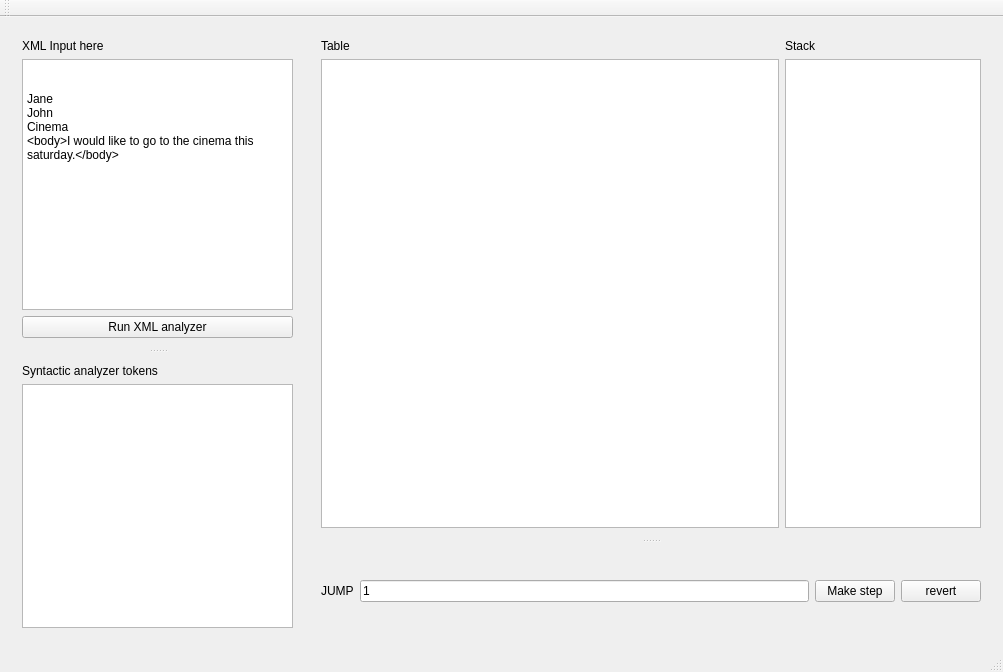
<?xml version="1.0" encoding="UTF-8"?>
<ui version="4.0">
 <class>MainWindow</class>
 <widget class="QMainWindow" name="MainWindow">
  <property name="geometry">
   <rect>
    <x>0</x>
    <y>0</y>
    <width>1003</width>
    <height>672</height>
   </rect>
  </property>
  <property name="windowTitle">
   <string>MainWindow</string>
  </property>
  <widget class="QWidget" name="centralWidget">
   <layout class="QHBoxLayout" name="horizontalLayout_3" stretch="3,7">
    <item>
     <widget class="QSplitter" name="splitter_5">
      <property name="orientation">
       <enum>Qt::Vertical</enum>
      </property>
      <widget class="QWidget" name="layoutWidget">
       <layout class="QVBoxLayout" name="verticalLayout">
        <item>
         <widget class="QLabel" name="label_2">
          <property name="text">
           <string>XML Input here</string>
          </property>
         </widget>
        </item>
        <item>
         <widget class="QPlainTextEdit" name="XML_input_plain_text">
          <property name="plainText">
           <string>&lt;?version=1.3?&gt;
&lt;message&gt;
&lt;from&gt;Jane&lt;/from&gt;
&lt;to&gt;John&lt;/to&gt;
&lt;heading&gt;Cinema&lt;/heading&gt;
&lt;body&gt;I would like to go to the cinema this saturday.&lt;/body&gt;
&lt;/message&gt;</string>
          </property>
         </widget>
        </item>
        <item>
         <widget class="QPushButton" name="pushButton">
          <property name="text">
           <string>Run XML analyzer</string>
          </property>
         </widget>
        </item>
       </layout>
      </widget>
      <widget class="QWidget" name="layoutWidget">
       <layout class="QVBoxLayout" name="verticalLayout_2">
        <item>
         <widget class="QLabel" name="label">
          <property name="text">
           <string>Syntactic analyzer tokens</string>
          </property>
         </widget>
        </item>
        <item>
         <widget class="QListWidget" name="token_list_widget"/>
        </item>
       </layout>
      </widget>
     </widget>
    </item>
    <item>
     <widget class="QSplitter" name="splitter">
      <property name="orientation">
       <enum>Qt::Vertical</enum>
      </property>
      <widget class="QWidget" name="layoutWidget">
       <layout class="QHBoxLayout" name="horizontalLayout" stretch="7,3">
        <item>
         <layout class="QVBoxLayout" name="verticalLayout_3">
          <item>
           <widget class="QLabel" name="label_3">
            <property name="sizePolicy">
             <sizepolicy hsizetype="Minimum" vsizetype="Preferred">
              <horstretch>0</horstretch>
              <verstretch>0</verstretch>
             </sizepolicy>
            </property>
            <property name="text">
             <string>Table</string>
            </property>
           </widget>
          </item>
          <item>
           <widget class="QTableWidget" name="table_widget">
            <property name="sizePolicy">
             <sizepolicy hsizetype="Expanding" vsizetype="Expanding">
              <horstretch>7</horstretch>
              <verstretch>0</verstretch>
             </sizepolicy>
            </property>
           </widget>
          </item>
         </layout>
        </item>
        <item>
         <layout class="QVBoxLayout" name="verticalLayout_4">
          <property name="sizeConstraint">
           <enum>QLayout::SetMinimumSize</enum>
          </property>
          <item>
           <widget class="QLabel" name="label_4">
            <property name="sizePolicy">
             <sizepolicy hsizetype="MinimumExpanding" vsizetype="Preferred">
              <horstretch>0</horstretch>
              <verstretch>0</verstretch>
             </sizepolicy>
            </property>
            <property name="text">
             <string>Stack</string>
            </property>
           </widget>
          </item>
          <item>
           <widget class="QListWidget" name="stack_widget">
            <property name="sizePolicy">
             <sizepolicy hsizetype="Expanding" vsizetype="Expanding">
              <horstretch>3</horstretch>
              <verstretch>0</verstretch>
             </sizepolicy>
            </property>
           </widget>
          </item>
         </layout>
        </item>
       </layout>
      </widget>
      <widget class="QWidget" name="layoutWidget">
       <layout class="QHBoxLayout" name="horizontalLayout_2">
        <item>
         <widget class="QLabel" name="label_5">
          <property name="text">
           <string>JUMP</string>
          </property>
         </widget>
        </item>
        <item>
         <widget class="QLineEdit" name="number_of_jumps_edit_box">
          <property name="text">
           <string>1</string>
          </property>
         </widget>
        </item>
        <item>
         <widget class="QPushButton" name="step_button">
          <property name="text">
           <string>Make step</string>
          </property>
         </widget>
        </item>
        <item>
         <widget class="QPushButton" name="revert_button">
          <property name="text">
           <string>revert</string>
          </property>
         </widget>
        </item>
       </layout>
      </widget>
     </widget>
    </item>
   </layout>
  </widget>
  <widget class="QMenuBar" name="menuBar">
   <property name="geometry">
    <rect>
     <x>0</x>
     <y>0</y>
     <width>1003</width>
     <height>26</height>
    </rect>
   </property>
  </widget>
  <widget class="QToolBar" name="mainToolBar">
   <attribute name="toolBarArea">
    <enum>TopToolBarArea</enum>
   </attribute>
   <attribute name="toolBarBreak">
    <bool>false</bool>
   </attribute>
  </widget>
  <widget class="QStatusBar" name="statusBar"/>
 </widget>
 <layoutdefault spacing="6" margin="11"/>
 <resources/>
 <connections/>
</ui>
